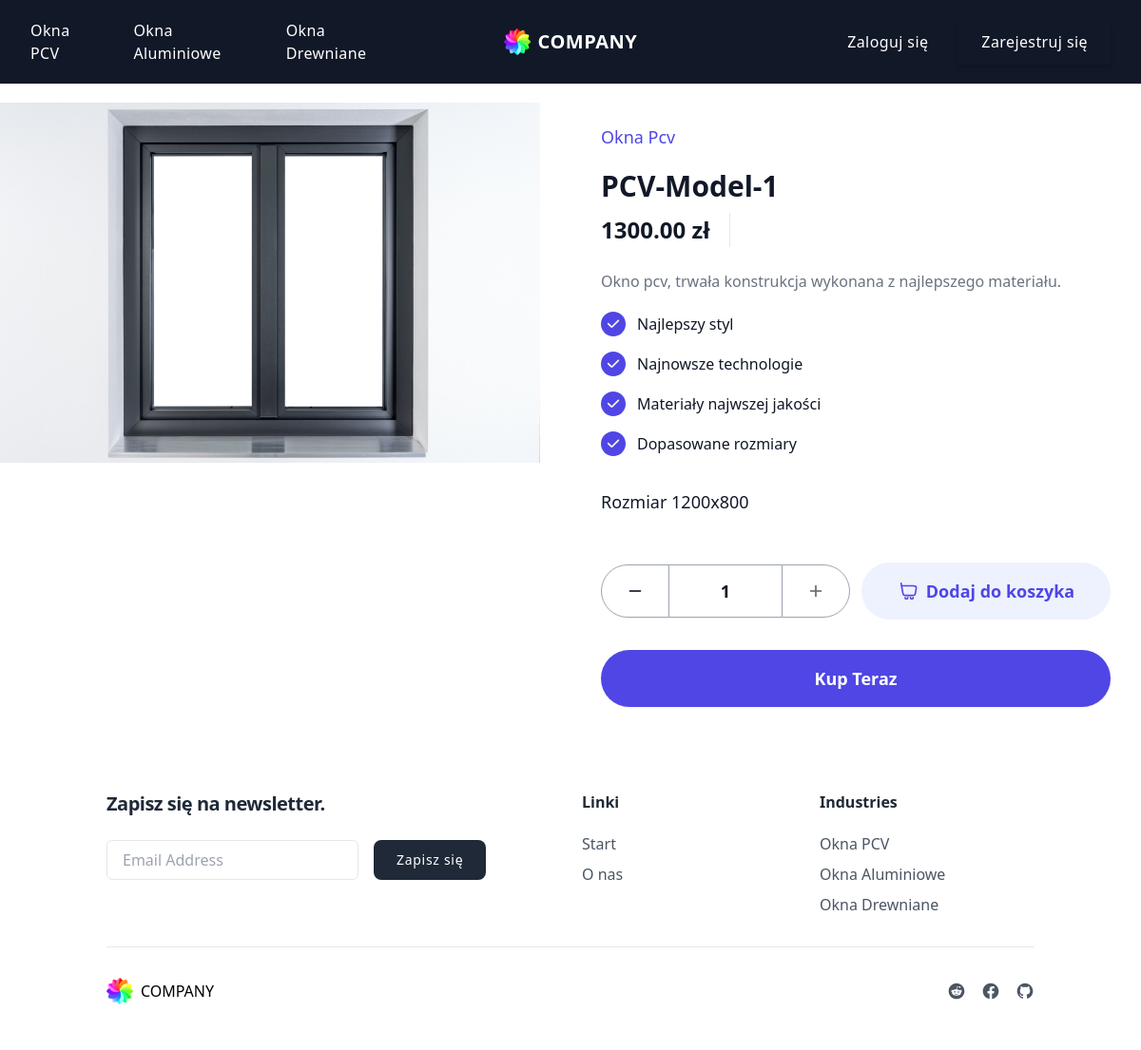
/?page=product_details&id=7, run on the app's committed database.
### tables this page shows
CREATE TABLE `products` (
  `id` int NOT NULL,
  `name` varchar(255) NOT NULL,
  `description` text,
  `size` varchar(20) NOT NULL,
  `price` decimal(10,2) NOT NULL,
  `stock` int NOT NULL DEFAULT '0',
  `category_id` int DEFAULT NULL,
  `image_url` varchar(255) DEFAULT NULL,
  `created_at` timestamp NULL DEFAULT CURRENT_TIMESTAMP
);

CREATE TABLE `categories` (
  `id` int NOT NULL,
  `name` varchar(100) NOT NULL,
  `created_at` timestamp NULL DEFAULT CURRENT_TIMESTAMP
);

### src/Views/view.php (called while the page is built, shortened)
<?php
class view {
    function renderView(array $params) {
        require_once("resources/templates/layout.php");
    }
}

### src/Controllers/controller.php (called while the page is built, shortened)
<?php
class controller {
    public view $view;
    public Request $request;
    public Model $model;
    private static array $configuration = [];
    public static function initConfiguration(array $configuration) {
        self::$configuration = $configuration;
    }
    public function __construct(Request $request) {
        $this->model = new Model(self::$configuration['db']);
        $this->view = new view();
        $this->request = $request;
    }
    public function run(): void {
        $page = $this->page()."Action";
        $this->$page();
    }
    public function page(): string {
        return $this->request->get('page', self::DEFAULT_PAGE);
    }
    public function product_detailsAction(): void {
        $id = (int) $this->request->get('id') ?? 1;
        $this->view->renderView(['page' => 'product_details', 'content' => $this->model->GetProductDetails($id)]);
    }
}

### index.php (called while the page is built, shortened)
<?php
$request = new Request($_GET);
$controller = new controller($request);
$controller->run();

### src/Models/model.php (called while the page is built, shortened)
<?php
class Model {
    protected PDO $conn;
    public function __construct(array $config) {
        try{
            $dns = "mysql:dbname={$config['database']};host={$config['host']}";
            $this->conn = new PDO($dns, $config['user'], $config['password'], [PDO::ATTR_ERRMODE => PDO::ERRMODE_EXCEPTION]);
        }catch(PDOException $e) {
            throw new Exception("Błąd połączenia z baza danych");
        }
    }
    public function GetProductDetails(int $id): array {
        try {
            $sql = "SELECT products.id, products.name, products.image_url, products.size, products.description, products.price,products.stock, categories.name AS categoryName
            FROM products
            LEFT JOIN categories ON products.category_id = categories.id
            WHERE products.id = $id";
            $result = $this->conn->query($sql);
            return $result->fetch(PDO::FETCH_ASSOC);
        }catch(Throwable $e) {
            throw new Exception("Nie udało się pobrać produktu", 400, $e);
        }
    }
}

### resources/templates/product_details.php (the view, shortened to what this page needs)
<?php
$content = $params['content'];
?>
<section class="relative">
        <div class="w-full mx-auto py-5 px-4 sm:px-6 lg:px-0">
            <div class="grid grid-cols-1 lg:grid-cols-2 gap-16 mx-auto max-md:px-2 ">
                <div class="img">
                    <div class="img-box h-full max-lg:mx-auto ">
                        <img src="public/images/products/<?php echo $content['image_url'] ?>" alt="Okno"
                            class="max-lg:mx-auto lg:ml-auto h-1/3 object-cover">
                    </div>
                </div>
                <div
                    class="data w-full lg:pr-8 pr-0 xl:justify-start justify-center flex items-center max-lg:pb-10 xl:my-2 lg:my-5 my-0">
                    <div class="data w-full max-w-xl">
                        <p class="text-lg font-medium leading-8 text-indigo-600 mb-4"><?php echo ucwords(str_replace("_", " ", $content['categoryName'])) ?>
                        </p>
                        <h2 class="font-manrope font-bold text-3xl leading-10 text-gray-900 mb-2 capitalize"><?php echo $content['name'] ?></h2>
                        <div class="flex flex-col sm:flex-row sm:items-center mb-6">
                            <h6
                                class="font-manrope font-semibold text-2xl leading-9 text-gray-900 pr-5 sm:border-r border-gray-200 mr-5">
                                <?php echo $content['price'] ?> zł</h6>
                        </div>
                        <p class="text-gray-500 text-base font-normal mb-5">
                            <?php echo $content['description'] ?>
                        </p>
                        <ul class="grid gap-y-4 mb-8">
                            <li class="flex items-center gap-3">
                                <span class="font-normal text-base text-gray-900 ">Najlepszy styl</span>
                            </li>
                            <li class="flex items-center gap-3">
                                <span class="font-normal text-base text-gray-900 ">Najnowsze technologie</span>
                            </li>
                            <li class="flex items-center gap-3">
                                <span class="font-normal text-base text-gray-900 ">Materiały najwszej jakości</span>
                            </li>
                            <li class="flex items-center gap-3">
                                <span class="font-normal text-base text-gray-900 ">Dopasowane rozmiary</span>
                            </li>
                        </ul>
                        <p class="text-gray-900 text-lg leading-8 font-medium mb-4">Rozmiar <?php echo $content['size'] ?></p>
                        <div class="grid grid-cols-1 sm:grid-cols-2 gap-3 py-8">
                            <div class="flex sm:items-center sm:justify-center w-full">
                                <button
                                    class="group py-4 px-6 border border-gray-400 rounded-l-full bg-white transition-all duration-300 hover:bg-gray-50 hover:shadow-sm hover:shadow-gray-300">
                                </button>
                                <input type="text"
                                    class="font-semibold text-gray-900 cursor-pointer text-lg py-[13px] px-6 w-full sm:max-w-[118px] outline-0 border-y border-gray-400 bg-transparent placeholder:text-gray-900 text-center hover:bg-gray-50"
                                    placeholder="1">
                                <button
                                    class="group py-4 px-6 border border-gray-400 rounded-r-full bg-white transition-all duration-300 hover:bg-gray-50 hover:shadow-sm hover:shadow-gray-300">
                                </button>
                            </div>
                            <button
                                class="group py-4 px-5 rounded-full bg-indigo-50 text-indigo-600 font-semibold text-lg w-full flex items-center justify-center gap-2 transition-all duration-500 hover:bg-indigo-100">
                                Dodaj do koszyka</button>
                        </div>
                        <div class="flex items-center gap-3">
                            <button
                                class="text-center w-full px-5 py-4 rounded-[100px] bg-indigo-600 flex items-center justify-center font-semibold text-lg text-white shadow-sm transition-all duration-500 hover:bg-indigo-700 hover:shadow-indigo-400">
                                Kup Teraz
                            </button>
                        </div>
                    </div>
                </div>
            </div>
        </div>
    </section>

### data on the page
products: image_url (picture), category.name "Okna Pcv", name "PCV-Model-1", price "1300.00", description "Okno pcv, trwała konstrukcja wykonana z najlepszego materiału.", size "1200x800"
